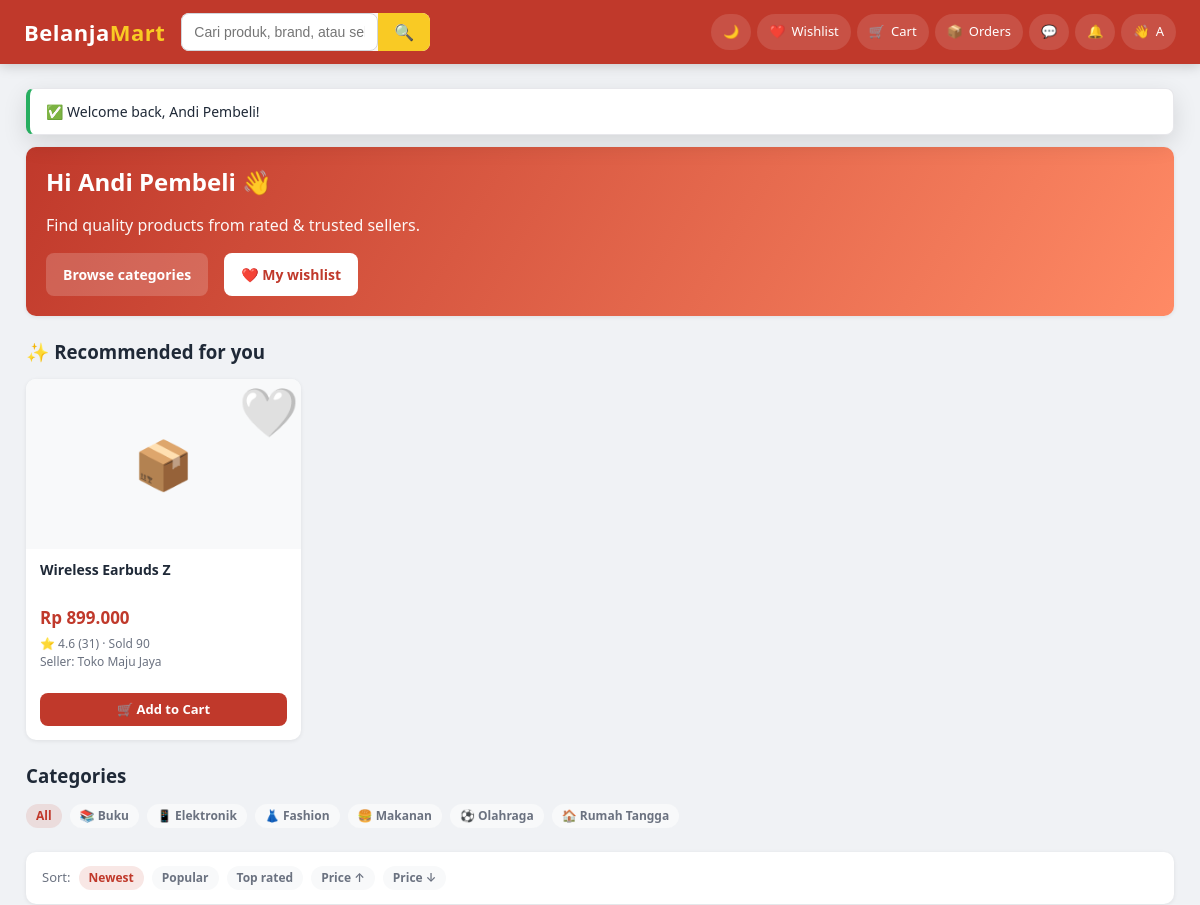
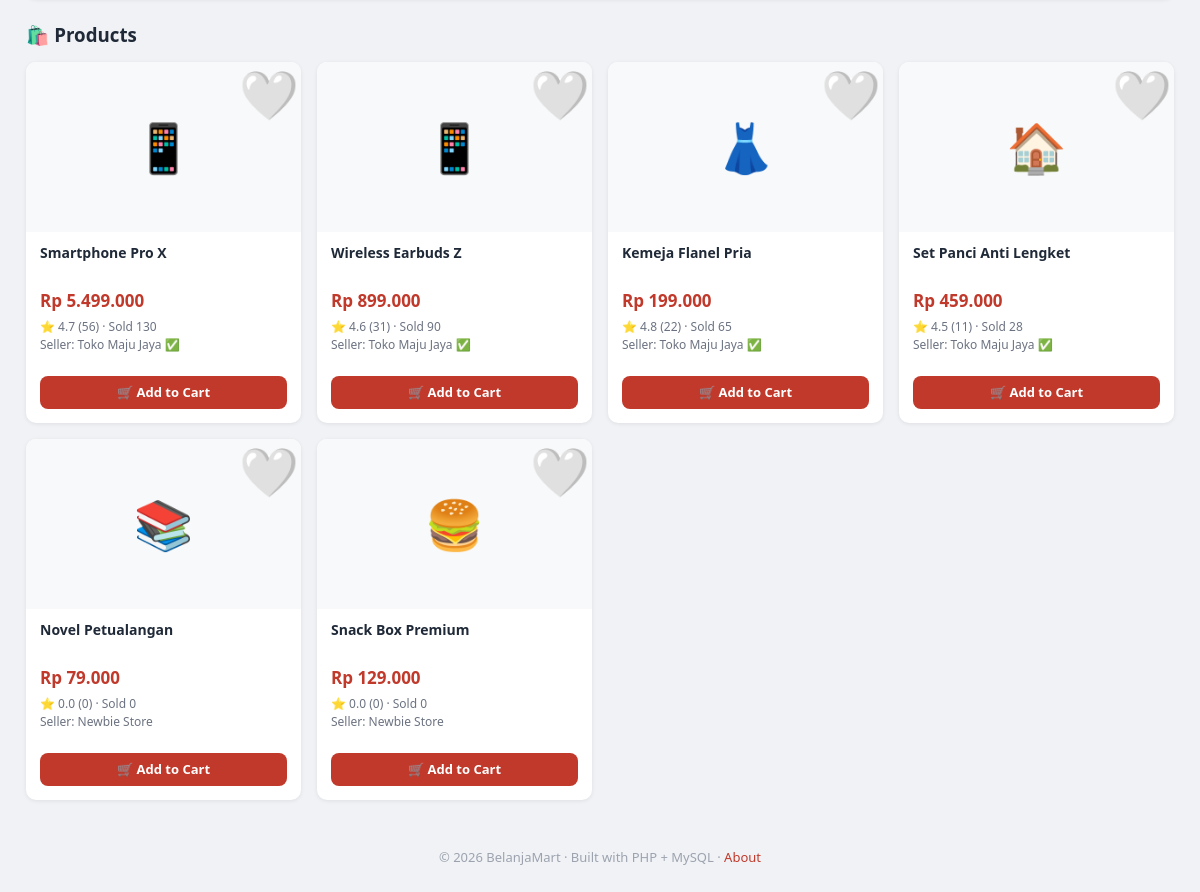
The app's page /frontend/pages/buyer/home.php (signed in) with its own data (2 pictures, top to bottom).
### tables this page shows
CREATE TABLE products (
    product_id     INT AUTO_INCREMENT PRIMARY KEY,
    seller_id      INT NOT NULL,                     
    category_id    INT,
    product_name   VARCHAR(180) NOT NULL,
    description    TEXT,
    price          DECIMAL(12,2) NOT NULL,           
    currency_code  CHAR(3) NOT NULL DEFAULT 'IDR',
    stock          INT NOT NULL DEFAULT 0,
    image          VARCHAR(255) DEFAULT NULL,
    weight_grams   INT NOT NULL DEFAULT 500,
    is_active      TINYINT(1) NOT NULL DEFAULT 1,
    average_rating DECIMAL(3,2) NOT NULL DEFAULT 0,
    total_reviews  INT NOT NULL DEFAULT 0,
    total_sold     INT NOT NULL DEFAULT 0,
    views          INT NOT NULL DEFAULT 0,
    created_at     TIMESTAMP DEFAULT CURRENT_TIMESTAMP,
    updated_at     TIMESTAMP DEFAULT CURRENT_TIMESTAMP ON UPDATE CURRENT_TIMESTAMP,
    FOREIGN KEY (seller_id)     REFERENCES users(user_id) ON DELETE CASCADE,
    FOREIGN KEY (category_id)   REFERENCES categories(category_id) ON DELETE SET NULL,
    FOREIGN KEY (currency_code) REFERENCES currencies(currency_code),
    INDEX idx_seller   (seller_id),
    INDEX idx_category (category_id),
    INDEX idx_active   (is_active),
    FULLTEXT KEY ft_name_desc (product_name, description)
);

CREATE TABLE currencies (
    currency_code  CHAR(3) PRIMARY KEY,             
    symbol         VARCHAR(8)   NOT NULL,
    name           VARCHAR(60)  NOT NULL,
     
    rate_to_usd    DECIMAL(18,6) NOT NULL DEFAULT 1,
    updated_at     TIMESTAMP DEFAULT CURRENT_TIMESTAMP ON UPDATE CURRENT_TIMESTAMP
);

CREATE TABLE seller_profiles (
    user_id        INT PRIMARY KEY,
    shop_name      VARCHAR(120) NOT NULL,
    description    TEXT,
    banner         VARCHAR(255) DEFAULT NULL,
     
    avg_rating         DECIMAL(3,2)  NOT NULL DEFAULT 0,
    total_reviews      INT NOT NULL DEFAULT 0,
    total_sales        INT NOT NULL DEFAULT 0,         
    total_cancellations INT NOT NULL DEFAULT 0,
    response_time_min  INT NOT NULL DEFAULT 0,         
    cancellation_rate  DECIMAL(5,2) NOT NULL DEFAULT 0,    
    delivery_success_rate DECIMAL(5,2) NOT NULL DEFAULT 100,
    is_verified        TINYINT(1) NOT NULL DEFAULT 0,
    FOREIGN KEY (user_id) REFERENCES users(user_id) ON DELETE CASCADE
);

CREATE TABLE categories (
    category_id    INT AUTO_INCREMENT PRIMARY KEY,
    category_name  VARCHAR(100) NOT NULL,
    icon           VARCHAR(20)  DEFAULT '📦',
    parent_id      INT NULL,
    FOREIGN KEY (parent_id) REFERENCES categories(category_id) ON DELETE SET NULL
);

### backend/config/bootstrap.php (called while the page is built, shortened)
<?php
if (!defined('BM_BOOTSTRAPPED')) {
    $cfg = $GLOBALS['BM_CONFIG'];
    spl_autoload_register(function ($class) {
        $roots = [
            __DIR__ . '/../core/',
            __DIR__ . '/../models/',
            __DIR__ . '/../services/',
            __DIR__ . '/../controllers/',
            __DIR__ . '/../middleware/',
        ];
        foreach ($roots as $root) {
            $file = $root . $class . '.php';
            if (is_file($file)) {
                return;
            }
        }
    });
    foreach (['uploads', 'chat', 'logs'] as $key) {
        $path = $cfg['storage'][$key] ?? null;
        if ($path && !is_dir($path)) {
            @mkdir($path, 0777, true);
        }
    }
    require_once __DIR__ . '/../core/helpers.php';
}

### backend/core/Database.php (called while the page is built, shortened)
<?php
class Database
{
    private static ?PDO $pdo = null;
    public static function pdo(): PDO
    {
        if (self::$pdo instanceof PDO) {
            return self::$pdo;
        }
        $cfg  = config('db');
        $dsn  = sprintf(
            'mysql:host=%s;port=%d;dbname=%s;charset=%s',
            $cfg['host'], $cfg['port'], $cfg['database'], $cfg['charset']
        );
        try {
            self::$pdo = new PDO($dsn, $cfg['username'], $cfg['password'], [
                PDO::ATTR_ERRMODE            => PDO::ERRMODE_EXCEPTION,
                PDO::ATTR_DEFAULT_FETCH_MODE => PDO::FETCH_ASSOC,
                PDO::ATTR_EMULATE_PREPARES   => false,
            ]);
        } catch (PDOException $e) {
            http_response_code(500);
            die('Database connection failed: ' . $e->getMessage());
        }
        return self::$pdo;
    }
    public static function run(string $sql, array $params = []): PDOStatement
    {
        $stmt = self::pdo()->prepare($sql);
        $stmt->execute($params);
        return $stmt;
    }
    public static function all(string $sql, array $params = []): array
    {
        return self::run($sql, $params)->fetchAll();
    }
}

### backend/services/RecommendationService.php (called while the page is built, shortened)
<?php
class RecommendationService
{
    public static function topPicks(int $userId, int $limit = 8): array
    {
        $cats = Database::all("
            SELECT DISTINCT p.category_id
            FROM order_items oi
            JOIN orders o   ON o.order_id = oi.order_id
            JOIN products p ON p.product_id = oi.product_id
            WHERE o.user_id = ?
        ", [$userId]);
        $ids = array_column($cats, 'category_id');
        $in  = implode(',', array_map('intval', $ids));
        return Database::all("
            SELECT p.*, u.name AS seller_name, sp.shop_name,
                   (p.average_rating * 0.7 + LEAST(p.total_sold/100,1) * 0.3) AS score
            FROM products p
            JOIN users u            ON u.user_id    = p.seller_id
            LEFT JOIN seller_profiles sp ON sp.user_id = u.user_id
            WHERE p.is_active = 1
              AND p.stock > 0
              AND p.category_id IN ($in)
              AND p.product_id NOT IN (
                  SELECT oi.product_id FROM order_items oi
                  JOIN orders o ON o.order_id = oi.order_id
                  WHERE o.user_id = ?
              )
            ORDER BY score DESC, p.average_rating DESC
            LIMIT $limit
        ", [$userId]);
    }
}

### backend/models/WishlistModel.php (called while the page is built, shortened)
<?php
class WishlistModel
{
    public static function listFor(int $userId): array
    {
        return Database::all("
            SELECT p.*, w.created_at AS added_at,
                   sp.shop_name, u.name AS seller_name
            FROM wishlist w
            JOIN products p ON p.product_id = w.product_id
            JOIN users u    ON u.user_id    = p.seller_id
            LEFT JOIN seller_profiles sp ON sp.user_id = u.user_id
            WHERE w.user_id = ?
            ORDER BY w.created_at DESC
        ", [$userId]);
    }
}

### backend/core/Currency.php (called while the page is built, shortened)
<?php
class Currency
{
    private static array $cache = [];
    public static function load(): array
    {
        if (!empty(self::$cache)) return self::$cache;
        $rows = Database::all("SELECT * FROM currencies");
        foreach ($rows as $r) self::$cache[$r['currency_code']] = $r;
        return self::$cache;
    }
    public static function symbol(string $code): string
    {
        $all = self::load();
        return $all[$code]['symbol'] ?? $code;
    }
    public static function convert(float $amount, string $from, string $to): float
    {
        if ($from === $to) return $amount;
        $usd = $amount / max(self::rate($from), 0.0000001);
        return $usd * self::rate($to);
    }
    public static function format(float $amount, string $code): string
    {
        $sym = self::symbol($code);
        $decimals = in_array($code, ['IDR', 'JPY'], true) ? 0 : 2;
        return $sym . ' ' . number_format($amount, $decimals, ',', '.');
    }
    public static function display(float $amount, string $from, string $to): string
    {
        return self::format(self::convert($amount, $from, $to), $to);
    }
}

### backend/models/ProductModel.php (called while the page is built, shortened)
<?php
class ProductModel
{
    public static function search(array $filters = []): array
    {
        $where  = ['p.is_active = 1'];
        $params = [];
        if (!empty($filters['in_stock'])) {
            $where[] = 'p.stock > 0';
        }
        $orderBy = match ($filters['sort'] ?? '') {
            'price_asc'  => 'p.price ASC',
            'price_desc' => 'p.price DESC',
            'rating'     => 'p.average_rating DESC, p.total_reviews DESC',
            'popular'    => 'p.total_sold DESC',
            default      => 'p.created_at DESC',
        };
        $sql = "SELECT p.*, c.category_name, c.icon AS category_icon,
                       u.name AS seller_name, sp.shop_name,
                       sp.avg_rating AS seller_rating, sp.is_verified AS seller_verified
                FROM products p
                LEFT JOIN categories c     ON p.category_id = c.category_id
                LEFT JOIN users u          ON p.seller_id   = u.user_id
                LEFT JOIN seller_profiles sp ON sp.user_id  = u.user_id
                WHERE " . implode(' AND ', $where) . "
                ORDER BY $orderBy";
        $limit  = (int) ($filters['limit']  ?? 24);
        $offset = (int) ($filters['offset'] ?? 0);
        $sql   .= " LIMIT $limit OFFSET $offset";
        return Database::all($sql, $params);
    }
    public static function categories(): array
    {
        return Database::all("SELECT * FROM categories ORDER BY category_name");
    }
}

### frontend/components/product_card.php (the view, shortened to what this page needs)
<?php
$display = $displayCurrency ?? ($p['currency_code'] ?? 'IDR');
$priceText = Currency::display(
    (float) $p['price'],
    $p['currency_code'] ?? 'IDR',
    $display
);
$wished = !empty($p['_wished']);
?>
<div class="product-card">
    <a href="<?= base_url('/frontend/pages/shared/product_detail.php?id=' . (int) $p['product_id']) ?>" style="color:inherit;">
        <div class="img">
            <?php if (!empty($p['image'])): ?>
                <img src="<?= base_url('/storage/uploads/' . e($p['image'])) ?>" alt="<?= e($p['product_name']) ?>" style="object-fit:cover; width:100%; height:100%;">
            <?php else: ?>
                <?= e($p['category_icon'] ?? '📦') ?>
            <?php endif; ?>
            <?php if (current_user() && (current_user()['role'] ?? null) === 'buyer'): ?>
                <form method="POST" action="<?= base_url('/frontend/pages/buyer/wishlist.php') ?>" style="position:absolute; top:8px; right:8px;">
                    <button type="submit" class="wish-btn <?= $wished ? 'active' : '' ?>" title="Wishlist">
                        <?= $wished ? '❤️' : '🤍' ?>
                    </button>
                </form>
            <?php endif; ?>
        </div>
        <div class="body">
            <div class="name"><?= e($p['product_name']) ?></div>
            <div class="price"><?= $priceText ?></div>
            <div class="meta">⭐ <?= number_format((float) $p['average_rating'], 1) ?>
                (<?= (int) $p['total_reviews'] ?>) · Sold <?= (int) ($p['total_sold'] ?? 0) ?></div>
            <div class="meta">Seller: <?= e($p['shop_name'] ?? $p['seller_name'] ?? '-') ?>
                <?php if (!empty($p['seller_verified'])): ?> ✅<?php endif; ?>
            </div>
        </div>
    </a>
    <div class="body" style="padding-top:0;">
        <div class="actions">
            <a href="<?= base_url('/frontend/pages/buyer/cart.php?add=' . (int) $p['product_id']) ?>" class="btn btn-primary btn-sm btn-block">🛒 Add to Cart</a>
        </div>
    </div>
</div>

### frontend/pages/buyer/home.php (shortened to what this page needs)
<?php
require_once __DIR__ . '/../../../backend/config/bootstrap.php';
$user        = current_user();
$displayCur  = $user['currency'] ?? 'IDR';
$filters = [
    'category_id' => (int) ($_GET['cat'] ?? 0) ?: null,
    'search'      => trim((string) ($_GET['q'] ?? '')) ?: null,
    'sort'        => $_GET['sort'] ?? null,
    'limit'       => 24,
    'in_stock'    => true,
];
$products      = ProductModel::search($filters);
$categories    = ProductModel::categories();
$recommendations = RecommendationService::topPicks((int) $user['user_id'], 8);
$wishlistIds   = array_column(WishlistModel::listFor((int) $user['user_id']), 'product_id');
?>
<div class="card" style="background: linear-gradient(120deg, var(--color-primary), #ff8a65); color:#fff; margin-bottom:24px;">
    <h2 style="font-size:24px;">Hi <?= e($user['name']) ?> 👋</h2>
    <p style="opacity:.95;">Find quality products from rated &amp; trusted sellers.</p>
    <div class="row mt-2">
        <a class="btn" style="background:rgba(255,255,255,.18); color:#fff;" href="#categories">Browse categories</a>
        <a class="btn" style="background:#fff; color:var(--color-primary);" href="<?= base_url('/frontend/pages/buyer/wishlist.php') ?>">❤️ My wishlist</a>
    </div>
</div>
<?php if (!empty($recommendations)): ?>
<h3 class="mb-2">✨ Recommended for you</h3>
<div class="grid grid-cards mb-3">
    <?php foreach ($recommendations as $p):
        $p['_wished'] = in_array($p['product_id'], $wishlistIds, true);
        component('product_card', ['p' => $p, 'displayCurrency' => $displayCur]);
    endforeach; ?>
</div>
<?php endif; ?>
<h3 id="categories" class="mb-2">Categories</h3>
<div class="row mb-3" style="gap:8px; flex-wrap:wrap;">
    <a class="tag <?= empty($filters['category_id']) ? 'tag-primary' : '' ?>" href="<?= base_url('/frontend/pages/buyer/home.php') ?>">All</a>
    <?php foreach ($categories as $c): ?>
        <a class="tag <?= ($filters['category_id'] ?? 0) == $c['category_id'] ? 'tag-primary' : '' ?>"
           href="<?= base_url('/frontend/pages/buyer/home.php?cat=' . (int) $c['category_id']) ?>">
            <?= e($c['icon']) ?> <?= e($c['category_name']) ?>
        </a>
    <?php endforeach; ?>
</div>
<div class="card card-tight mb-3" style="display:flex; gap:8px; align-items:center; flex-wrap:wrap;">
    <span class="text-muted fs-13">Sort:</span>
    <?php
    $sorts = [
        '' => 'Newest',
        'popular' => 'Popular',
        'rating' => 'Top rated',
        'price_asc' => 'Price ↑',
        'price_desc' => 'Price ↓',
    ];
    $params = $_GET;
    foreach ($sorts as $key => $label):
        $params['sort'] = $key;
        $href = base_url('/frontend/pages/buyer/home.php?' . http_build_query($params));
        $active = ($_GET['sort'] ?? '') === $key;
    ?>
        <a class="tag <?= $active ? 'tag-primary' : '' ?>" href="<?= $href ?>"><?= e($label) ?></a>
    <?php endforeach; ?>
</div>
<h3 class="mb-2">
    🛍️ Products
</h3>
<?php if (empty($products)): ?>
    <div class="card center" style="padding: 50px; flex-direction: column;">
        <div style="font-size:50px;">🔍</div>
        <p class="text-muted">No products match your filters.</p>
    </div>
<?php else: ?>
<div class="grid grid-cards">
    <?php foreach ($products as $p):
        $p['_wished'] = in_array($p['product_id'], $wishlistIds, true);
        component('product_card', ['p' => $p, 'displayCurrency' => $displayCur]);
    endforeach; ?>
</div>
<?php endif; ?>

### records on screen
products: category_icon "📦", product_name "Wireless Earbuds Z", priceText "Rp 899.000", average_rating "4.6", total_reviews "31", total_sold "90", seller_profiles.shop_name "Toko Maju Jaya", category.icon "📱"
categories: icon "📚", category_name "Buku"
categories: icon "📱", category_name "Elektronik"
categories: icon "👗", category_name "Fashion"
categories: icon "🍔", category_name "Makanan"
categories: icon "⚽", category_name "Olahraga"
categories: icon "🏠", category_name "Rumah Tangga"
products: category.icon "📱", product_name "Smartphone Pro X", priceText "Rp 5.499.000", average_rating "4.7", total_reviews "56", total_sold "130", seller_profiles.shop_name "Toko Maju Jaya"
products: category.icon "👗", product_name "Kemeja Flanel Pria", priceText "Rp 199.000", average_rating "4.8", total_reviews "22", total_sold "65", seller_profiles.shop_name "Toko Maju Jaya"
products: category.icon "🏠", product_name "Set Panci Anti Lengket", priceText "Rp 459.000", average_rating "4.5", total_reviews "11", total_sold "28", seller_profiles.shop_name "Toko Maju Jaya"
products: category.icon "📚", product_name "Novel Petualangan", priceText "Rp 79.000", average_rating "0.0", total_reviews "0", total_sold "0", seller_profiles.shop_name "Newbie Store"
products: category.icon "🍔", product_name "Snack Box Premium", priceText "Rp 129.000", average_rating "0.0", total_reviews "0", total_sold "0", seller_profiles.shop_name "Newbie Store"

### other values on screen
mb_strtoupper(mb_substr($user['name'], 0, 1)) "A"
$ok "Welcome back, Andi Pembeli!"
$user['name'] "Andi Pembeli"
$label "Newest"
$label "Popular"
$label "Top rated"
$label "Price ↑"
$label "Price ↓"
